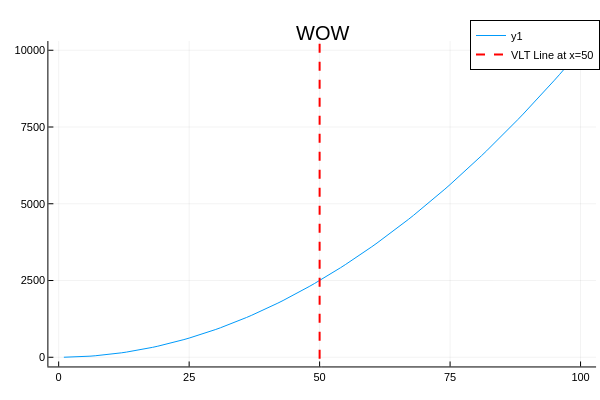

The cell this chart's notebook holds for it:
### Markdown cell above
<a id="vertical-line-test"></a>
### 1.1.2 Vertical Line Test (VLT)

**Mathematical Concept:**
A relation is a function if any vertical line intersects its graph at most once.
$$ y^2 = x \implies y = \pm\sqrt{x} $$

**Modeling Objective:**
Geometrically demonstrate a non-function relation using vertical line intersections.

[↑ Back to Table of Contents](#table-of-contents)

### Code cell
vline!([50], label="VLT Line at x=50", color=:red, linestyle=:dash, lw=2)

### Figure 1 — Plotly figure (JSON) as saved in the notebook; plotly's stock layout.template omitted (floating-point values rounded to 4 significant figures)
{"data": [{"colorbar": {"len": 0.9039, "title": "", "x": 0.9934, "y": 0.4896}, "legendgroup": "y1", "line": {"color": "rgba(0, 154, 250, 1.000)", "dash": "solid", "shape": "linear", "width": 1}, "mode": "lines", "name": "y1", "showlegend": true, "type": "scatter", "x": [1, 2, 3, 4, 5, 6, 7, 8, 9, 10, 11, 12, 13, 14, 15, 16, 17, 18, 19, 20, 21, 22, 23, 24, 25, 26, 27, 28, 29, 30, 31, 32, 33, 34, 35, 36, 37, 38, 39, 40, 41, 42, 43, 44, 45, 46, 47, 48, 49, 50, 51, 52, 53, 54, 55, 56, 57, 58, 59, 60, 61, 62, 63, 64, 65, 66, 67, 68, 69, 70, 71, 72, 73, 74, 75, 76, 77, 78, 79, 80, 81, 82, 83, 84, 85, 86, 87, 88, 89, 90, 91, 92, 93, 94, 95, 96, 97, 98, 99, 100], "xaxis": "x", "y": [1, 4, 9, 16, 25, 36, 49, 64, 81, 100, 121, 144, 169, 196, 225, 256, 289, 324, 361, 400, 441, 484, 529, 576, 625, 676, 729, 784, 841, 900, 961, 1024, 1089, 1156, 1225, 1296, 1369, 1444, 1521, 1600, 1681, 1764, 1849, 1936, 2025, 2116, 2209, 2304, 2401, 2500, 2601, 2704, 2809, 2916, 3025, 3136, 3249, 3364, 3481, 3600, 3721, 3844, 3969, 4096, 4225, 4356, 4489, 4624, 4761, 4900, 5041, 5184, 5329, 5476, 5625, 5776, 5929, 6084, 6241, 6400, 6561, 6724, 6889, 7056, 7225, 7396, 7569, 7744, 7921, 8100, 8281, 8464, 8649, 8836, 9025, 9216, 9409, 9604, 9801, 10000], "yaxis": "y"}, {"colorbar": {"len": 0.9039, "title": "", "x": 0.9934, "y": 0.4896}, "legendgroup": "VLT Line at x=50", "line": {"color": "rgba(255, 0, 0, 1.000)", "dash": "dash", "shape": "linear", "width": 2}, "mode": "lines", "name": "VLT Line at x=50", "showlegend": true, "type": "scatter", "x": [50, 50], "xaxis": "x", "y": [-1060000.0, 1070000.0], "yaxis": "y"}], "layout": {"annotations": [{"font": {"color": "rgba(0, 0, 0, 1.000)", "family": "sans-serif", "size": 20}, "rotation": 0, "showarrow": false, "text": "WOW", "x": 0.537, "xanchor": "center", "xref": "paper", "y": 1, "yanchor": "top", "yref": "paper"}], "height": 400, "legend": {"bgcolor": "rgba(255, 255, 255, 1.000)", "bordercolor": "rgba(0, 0, 0, 1.000)", "borderwidth": 1, "font": {"color": "rgba(0, 0, 0, 1.000)", "family": "sans-serif", "size": 11}, "title": {"font": {"color": "rgba(0, 0, 0, 1.000)", "family": "sans-serif", "size": 15}, "text": ""}, "tracegroupgap": 0, "traceorder": "normal", "x": 1, "xanchor": "auto", "y": 1, "yanchor": "auto"}, "margin": {"b": 20, "l": 0, "r": 0, "t": 20}, "paper_bgcolor": "rgba(255, 255, 255, 1.000)", "plot_bgcolor": "rgba(255, 255, 255, 1.000)", "showlegend": true, "width": 600, "xaxis": {"anchor": "y", "domain": [0.08064, 0.9934], "gridcolor": "rgba(0, 0, 0, 0.100)", "gridwidth": 0.5, "linecolor": "rgba(0, 0, 0, 1.000)", "mirror": false, "range": [-1.97, 103.0], "showgrid": true, "showline": true, "showticklabels": true, "tickangle": 0, "tickcolor": "rgb(0, 0, 0)", "tickfont": {"color": "rgba(0, 0, 0, 1.000)", "family": "sans-serif", "size": 11}, "tickmode": "array", "ticks": "inside", "ticktext": ["0", "25", "50", "75", "100"], "tickvals": [0, 25, 50, 75, 100], "title": "", "titlefont": {"color": "rgba(0, 0, 0, 1.000)", "family": "sans-serif", "size": 15}, "type": "-", "visible": true, "zeroline": false, "zerolinecolor": "rgba(0, 0, 0, 1.000)"}, "yaxis": {"anchor": "x", "domain": [0.03762, 0.9415], "gridcolor": "rgba(0, 0, 0, 0.100)", "gridwidth": 0.5, "linecolor": "rgba(0, 0, 0, 1.000)", "mirror": false, "range": [-299.0, 10300.0], "showgrid": true, "showline": true, "showticklabels": true, "tickangle": 0, "tickcolor": "rgb(0, 0, 0)", "tickfont": {"color": "rgba(0, 0, 0, 1.000)", "family": "sans-serif", "size": 11}, "tickmode": "array", "ticks": "inside", "ticktext": ["0", "2500", "5000", "7500", "10000"], "tickvals": [0, 2500, 5000, 7500, 10000], "title": "", "titlefont": {"color": "rgba(0, 0, 0, 1.000)", "family": "sans-serif", "size": 15}, "type": "-", "visible": true, "zeroline": false, "zerolinecolor": "rgba(0, 0, 0, 1.000)"}}}
